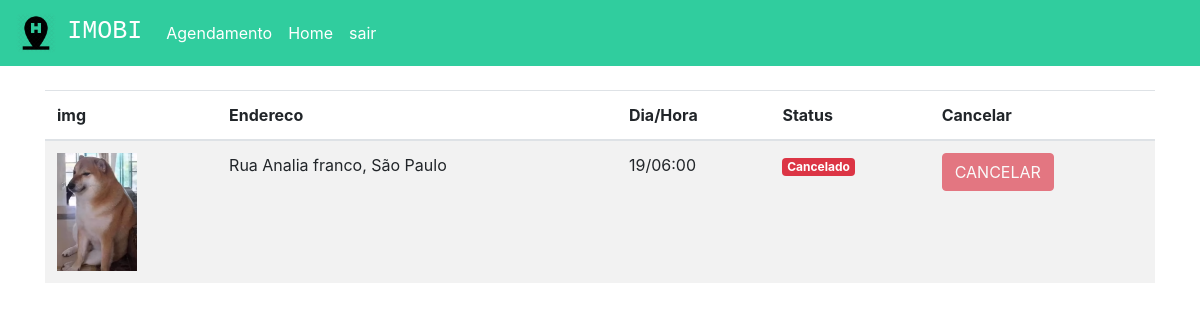
The app's page /agendamentos (signed in) with its own data.
### plataforma/models.py (models this page shows, shortened)
class Visitas(models.Model):
    choices = (('S', 'Segunda'),
               ('T', 'Terça'),
               ('Q', 'Quarta'),
               ('QI', 'Quinta'),
               ('SE', 'Sexta'),
               ('SA', 'Sabado'),
               ('D', 'Domingo'))
    choices_status = (('A', 'Agendado'),
                      ('F', 'Finalizado'),
                      ('C', 'Cancelado'))
    imovel = models.ForeignKey(Imovei, on_delete=models.DO_NOTHING)
    usuario = models.ForeignKey(User, on_delete=models.DO_NOTHING)
    dia = models.CharField(max_length=20)
    horario = models.TimeField()
    status = models.CharField(max_length=1, choices=choices_status, default="A")

class Imovei(models.Model):
    choices = (('V', 'Venda'),
               ('A', 'Aluguel'))
    choices_imovel = (('A', 'Apartamento'),
                      ('C', 'Casa'))
    imagens = models.ManyToManyField(Imagem)
    valor = models.FloatField()
    quartos = models.IntegerField()
    tamanho = models.FloatField()
    cidade = models.ForeignKey(Cidade, on_delete=models.DO_NOTHING)
    rua = models.CharField(max_length=50)
    tipo = models.CharField(max_length=1, choices=choices)
    tipo_imovel = models.CharField(max_length=1, choices=choices_imovel)
    numero = models.IntegerField()
    descricao = models.TextField()
    dias_visita = models.ManyToManyField(DiasVisita)
    horarios = models.ManyToManyField(Horario)

class Imagem(models.Model):
    img = models.ImageField(upload_to='img')
    def __str__(self) -> str: # aqui tem coisa
        return self.img.url

class Cidade(models.Model):
    nome = models.CharField(max_length=30)
    def __str__(self) -> str:
        return self.nome

### plataforma/views.py (the view)
# urls.py: path('agendamentos', views.agendamentos, name="agendamentos"),
def agendamentos(request):
    visitas = Visitas.objects.filter(usuario=request.user)
    return render(request, "agendamentos.html", {'visitas': visitas})

### templates/agendamentos.html (shortened to what this page needs)
{% extends 'base.html' %}
{% load static %}
{% block 'head' %}
<link rel="stylesheet" href="{% static 'plataforma/css/home.css' %}">
{% endblock %}
{% block 'body' %}
<div class="container">
    <br>
    <table class="table table-striped">
        <thead>
        <tr>
            <th scope="col">img</th>
            <th scope="col">Endereco</th>
            <th scope="col">Dia/Hora</th>
            <th scope="col">Status</th>
            <th scope="col">Cancelar</th>
        </tr>
        </thead>
        <tbody>
        {% for visita in visitas %}
            <tr>
                <th><img width="80" src="{{visita.imovel.imagens.all.0}}"></th>
                <td>{{visita.imovel.rua}}, {{visita.imovel.cidade}}</td>
                <td>{{visita.dia}}/{{visita.horario}}</td>
                <td>
                    {% if visita.status == "C" %}
                    <span class="badge badge-danger">Cancelado</span>
                    {% endif %}
                </td>
                <td>
                    {% if visita.status == "A" %}
                        <a href="{% url 'cancelar_agendamento' visita.id %}" class="btn btn-danger">CANCELAR</a>
                    {% else %}
                        <a href="" class="btn btn-danger disabled">CANCELAR</a>
                    {% endif %}
                </td>
            </tr>
        {% endfor %}
        </tbody>
    </table>
</div>
{% endblock %}

### records on screen
Visitas: imovel.imagens.all.0 (picture), imovel.rua "Rua Analia franco", imovel.cidade "São Paulo", dia "19", horario "06:00", status "Cancelado"
